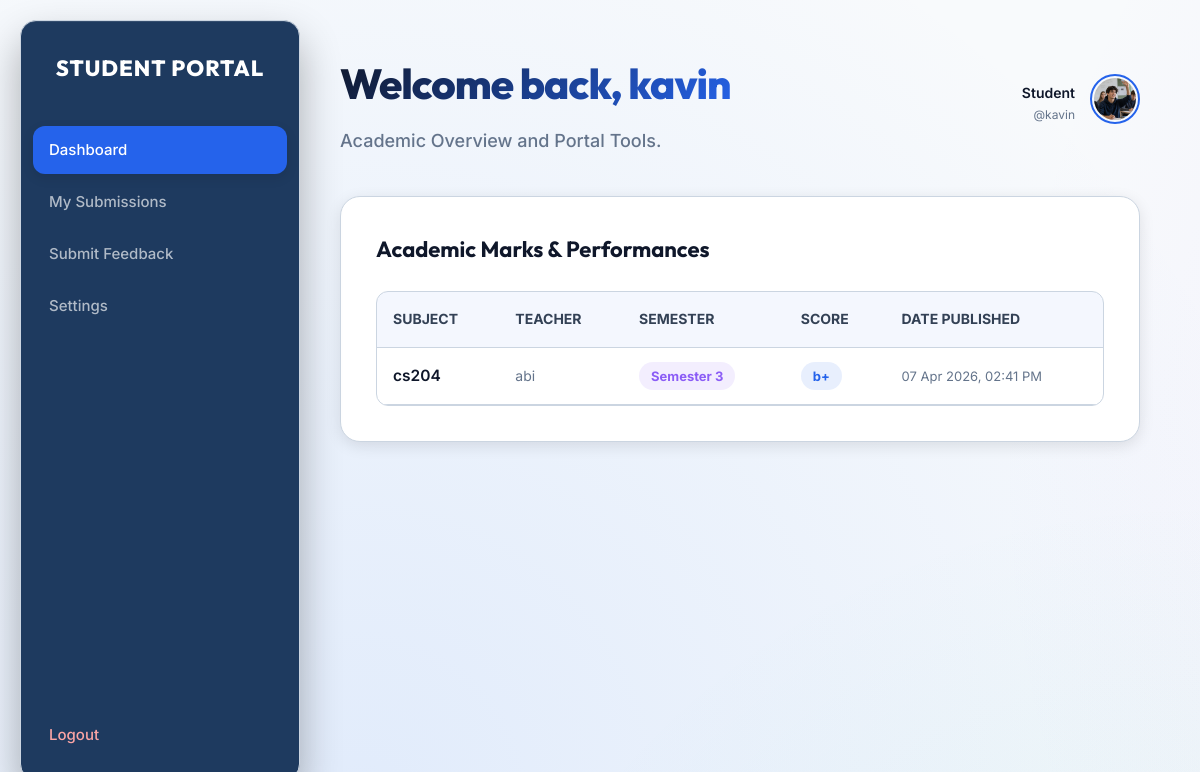
The app's page /student_dashboard (signed in) with its own data.
### app.py (models this page shows, shortened)
class User(db.Model):  # type: ignore
    id = db.Column(db.Integer, primary_key=True)
    username = db.Column(db.String(100), unique=True, nullable=False)
    password_hash = db.Column(db.String(255), nullable=False)
    role = db.Column(db.String(20), nullable=False) # admin, teacher, student
    full_name = db.Column(db.String(100))
    email = db.Column(db.String(100))
    mobile = db.Column(db.String(20))
    year = db.Column(db.String(20)) # For students
    photo_url = db.Column(db.String(200)) # Path to profile photo
    theme = db.Column(db.String(50), default="theme-light")

class Mark(db.Model):
    id = db.Column(db.Integer, primary_key=True)
    student_username = db.Column(db.String(100), nullable=False)
    teacher_username = db.Column(db.String(100), nullable=False)
    subject = db.Column(db.String(100), nullable=False)
    semester = db.Column(db.String(50), nullable=False)
    score = db.Column(db.String(20), nullable=False)
    date_added = db.Column(db.String(50))

### app.py (the view)
@app.route("/student_dashboard")
def student_dashboard():
    if session.get("role") != "student":
        return redirect("/")
    student_name = session["user"]
    student_user = User.query.filter_by(username=student_name).first()
    marks = Mark.query.filter_by(student_username=student_name).all()
    return render_template(
        "student_dashboard.html",
        student=student_user,
        username=student_name,
        theme=session.get("theme", "theme-light"),
        marks=marks
    )

### templates/student_dashboard.html (shortened to what this page needs)
<!DOCTYPE html>
<html lang="en">
<head>
    <link rel="stylesheet" href="/static/style.css">
</head>
<body class="{{ theme }} app-bg">
    <div class="layout">
        <aside class="sidebar">
            <div class="sidebar-brand">
                <h2>STUDENT PORTAL</h2>
            </div>
            <nav class="sidebar-nav">
                <a href="/student_dashboard" class="active">Dashboard</a>
                <a href="/student_feedbacks">My Submissions</a>
                <a href="/feedback">Submit Feedback</a>
                <a href="/student_settings">Settings</a>
                <a href="/logout" class="logout">Logout</a>
            </nav>
        </aside>
        <main class="main">
            <div class="page-header" style="display: flex; justify-content: space-between; align-items: center;">
                <div>
                   <h1>Welcome back, {{ student.full_name or student.username.capitalize() }}</h1>
                   <p>Academic Overview and Portal Tools.</p>
                </div>
                <div class="header-profile" style="display: flex; align-items: center; gap: 15px;">
                   <div style="text-align: right;">
                      <div style="font-weight: 600; font-size: 14px; color: var(--text);">Student</div>
                      <div style="font-size: 12px; color: var(--muted);">@{{ student.username }}</div>
                   </div>
                   <div class="profile-toggle-btn" style="position: relative; cursor: pointer;"
                      onclick="toggleProfileDropdown()">
                      {% if student.photo_url %}
                      <img src="{{ student.photo_url }}"
                         style="width: 50px; height: 50px; border-radius: 50%; object-fit: cover; object-position: center top; padding: 2px; background: var(--surface); border: 2px solid var(--accent); box-sizing: border-box;">
                      {% else %}
                      <div
                         style="width: 50px; height: 50px; border-radius: 50%; background: #e2e8f0; display: flex; align-items: center; justify-content: center; font-weight: bold; color: #475569;">
                         {{ student.username[0].upper() }}</div>
                      {% endif %}
                   </div>
                </div>
            </div>
            <div style="display: grid; grid-template-columns: 1fr; gap: 30px; margin-top: 30px;">
                <div class="panel">
                    <div class="panel-title">Academic Marks & Performances</div>
                    {% if marks %}
                    <div style="overflow-x: auto; border-radius: 12px; border: 1px solid var(--border); margin-top: 20px;">
                        <table style="width: 100%; border-collapse: collapse; text-align: left;">
                            <thead>
                                <tr>
                                    <th style="padding: 16px; border-bottom: 1px solid var(--border); background: rgba(37, 99, 235, 0.05); font-weight: 700; color: var(--text-2); font-size: 14px; text-transform: uppercase;">Subject</th>
                                    <th style="padding: 16px; border-bottom: 1px solid var(--border); background: rgba(37, 99, 235, 0.05); font-weight: 700; color: var(--text-2); font-size: 14px; text-transform: uppercase;">Teacher</th>
                                    <th style="padding: 16px; border-bottom: 1px solid var(--border); background: rgba(37, 99, 235, 0.05); font-weight: 700; color: var(--text-2); font-size: 14px; text-transform: uppercase;">Semester</th>
                                    <th style="padding: 16px; border-bottom: 1px solid var(--border); background: rgba(37, 99, 235, 0.05); font-weight: 700; color: var(--text-2); font-size: 14px; text-transform: uppercase;">Score</th>
                                    <th style="padding: 16px; border-bottom: 1px solid var(--border); background: rgba(37, 99, 235, 0.05); font-weight: 700; color: var(--text-2); font-size: 14px; text-transform: uppercase;">Date Published</th>
                                </tr>
                            </thead>
                            <tbody>
                                {% for m in marks %}
                                <tr>
                                    <td style="padding: 16px; border-bottom: 1px solid var(--border); color: var(--text); font-weight: 600;">{{ m.subject }}</td>
                                    <td style="padding: 16px; border-bottom: 1px solid var(--border); color: var(--muted); font-size: 14px;">{{ m.teacher_username }}</td>
                                    <td style="padding: 16px; border-bottom: 1px solid var(--border);"><span style="padding: 6px 12px; border-radius: 20px; font-size: 13px; font-weight: 700; background: rgba(139, 92, 246, 0.1); color: #8b5cf6;">{{ m.semester }}</span></td>
                                    <td style="padding: 16px; border-bottom: 1px solid var(--border);"><span style="padding: 6px 12px; border-radius: 20px; font-size: 13px; font-weight: 700; background: rgba(37, 99, 235, 0.1); color: var(--accent);">{{ m.score }}</span></td>
                                    <td style="padding: 16px; border-bottom: 1px solid var(--border); color: var(--muted); font-size: 13px;">{{ m.date_added }}</td>
                                </tr>
                                {% endfor %}
                            </tbody>
                        </table>
                    </div>
                    {% endif %}
                </div>
            </div>
        </main>
    </div>
</body>
</html>

### static/style.css (style rules this page uses)
*, *::before, *::after { box-sizing: border-box; }
:root { --sidebar-w: 280px; --radius: 16px; --shadow-sm: 0 4px 15px rgba(0, 0, 0, 0.1); --shadow-md: 0 10px 30px rgba(0, 0, 0, 0.2); --shadow-lg: 0 20px 40px rgba(0, 0, 0, 0.3), inset 0 1px 0 rgba(255, 255, 255, 0.1); --shadow-glow: 0 0 30px rgba(59, 130, 246, 0.4); --transition: all 0.35s cubic-bezier(0.25, 1, 0.5, 1); --glass-blur: blur(16px); }
.theme-light { --primary: #1e3a5f; --accent: #2563eb; --surface: #f8fafc; --card: #ffffff; --border: #cbd5e1; --text: #0f172a; --text-2: #334155; --muted: #64748b; --sidebar-bg: #1e3a5f; --sidebar-txt: rgba(255, 255, 255, 0.65); }
body { margin: 0; font-family: 'Inter', sans-serif; background: var(--surface); color: var(--text); line-height: 1.6; font-size: 15.5px; min-height: 100vh; transition: background 0.5s ease, color 0.5s ease; background-attachment: fixed; background-size: 200% 200%; }
.app-bg { background: radial-gradient(circle at 15% 50%, rgba(59, 130, 246, 0.12), transparent 45%), radial-gradient(circle at 85% 30%, rgba(139, 92, 246, 0.12), transparent 45%), radial-gradient(circle at 50% 80%, rgba(16, 185, 129, 0.08), transparent 45%), var(--surface) !important; background-attachment: fixed !important; background-size: 200% 200% !important; animation: ambientBrush 20s ease-in-out infinite !important; }
.layout { display: flex; min-height: 100vh; }
.sidebar { width: var(--sidebar-w); background: var(--sidebar-bg); backdrop-filter: var(--glass-blur); -webkit-backdrop-filter: var(--glass-blur); display: flex; flex-direction: column; position: fixed; top: 20px; left: 20px; bottom: 20px; border-radius: var(--radius); border: 1px solid var(--border); z-index: 100; box-shadow: var(--shadow-lg); transition: var(--transition); }
.sidebar-brand { padding: 30px 24px 20px; text-align: center; }
.sidebar-brand h2 { margin: 0; font-size: 22px; font-weight: 800; color: #fff; font-family: 'Outfit', sans-serif; letter-spacing: 1px; }
.sidebar-nav { flex: 1; padding: 20px 12px; display: flex; flex-direction: column; gap: 4px; }
.sidebar-nav a { display: flex; align-items: center; gap: 12px; padding: 12px 16px; color: var(--sidebar-txt); text-decoration: none; border-radius: 12px; font-size: 15px; font-weight: 500; transition: var(--transition); }
.sidebar-nav a:hover, .sidebar-nav a.active { background: rgba(255, 255, 255, 0.1); color: #fff; }
.sidebar-nav a.active { box-shadow: 0 4px 12px rgba(0, 0, 0, 0.1); background: var(--accent); }
.sidebar-nav a.logout { color: #fca5a5; margin-top: auto; }
.main { margin-left: var(--sidebar-w); flex: 1; padding: 50px 60px; }
.page-header { margin-bottom: 40px; }
.page-header h1 { margin: 0 0 10px; font-size: 42px; font-weight: 800; font-family: 'Outfit', sans-serif; background: linear-gradient(135deg, var(--text) 0%, var(--accent) 100%); -webkit-background-clip: text; background-clip: text; -webkit-text-fill-color: transparent; letter-spacing: -1px; }
.page-header p { margin: 0; font-size: 18px; color: var(--muted); font-weight: 500; }
.panel { background: var(--card); backdrop-filter: var(--glass-blur); -webkit-backdrop-filter: var(--glass-blur); border: 1px solid var(--border); border-radius: 20px; padding: 35px; box-shadow: var(--shadow-sm); margin-bottom: 30px; transition: var(--transition); position: relative; overflow: hidden; }
.panel::before { content: ''; position: absolute; top: 0; left: 0; right: 0; bottom: 0; border-radius: 20px; background: radial-gradient(800px circle at var(--mouse-x, 50%) var(--mouse-y, 50%), rgba(255, 255, 255, 0.06), transparent 40%); opacity: 0; transition: opacity 0.5s; pointer-events: none; }
.panel-title { font-size: 22px; font-weight: 700; color: var(--text); margin-bottom: 24px; display: flex; align-items: center; gap: 10px; font-family: 'Outfit', sans-serif; }
table { width: 100%; border-collapse: collapse; }
th { text-align: left; padding: 20px 16px; font-size: 13px; text-transform: uppercase; color: var(--muted); border-bottom: 2px solid var(--border); }
td { padding: 18px 16px; border-bottom: 1px solid var(--border); color: var(--text-2); }
tr:last-child td { border-bottom: none; }

### records on screen
User: full_name "kavin", username "kavin", photo_url (picture)
Mark: subject "cs204", teacher_username "abi", semester "Semester 3", score "b+", date_added "07 Apr 2026, 02:41 PM"
